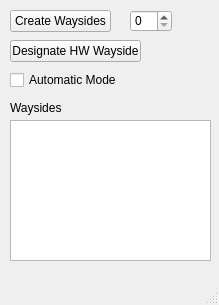
<?xml version="1.0" encoding="UTF-8"?>
<ui version="4.0">
 <class>SWTCInterface</class>
 <widget class="QMainWindow" name="SWTCInterface">
  <property name="geometry">
   <rect>
    <x>0</x>
    <y>0</y>
    <width>219</width>
    <height>305</height>
   </rect>
  </property>
  <property name="windowTitle">
   <string>SWTCInterface</string>
  </property>
  <widget class="QWidget" name="centralwidget">
   <widget class="QPushButton" name="DesignateHWWayside">
    <property name="geometry">
     <rect>
      <x>10</x>
      <y>40</y>
      <width>131</width>
      <height>22</height>
     </rect>
    </property>
    <property name="text">
     <string>Designate HW Wayside</string>
    </property>
   </widget>
   <widget class="QPushButton" name="CreateWaysides">
    <property name="geometry">
     <rect>
      <x>10</x>
      <y>10</y>
      <width>101</width>
      <height>22</height>
     </rect>
    </property>
    <property name="text">
     <string>Create Waysides</string>
    </property>
   </widget>
   <widget class="QSpinBox" name="WaysideNum">
    <property name="geometry">
     <rect>
      <x>130</x>
      <y>10</y>
      <width>42</width>
      <height>22</height>
     </rect>
    </property>
   </widget>
   <widget class="QListWidget" name="WaysideList">
    <property name="geometry">
     <rect>
      <x>10</x>
      <y>120</y>
      <width>201</width>
      <height>141</height>
     </rect>
    </property>
   </widget>
   <widget class="QLabel" name="label_13">
    <property name="geometry">
     <rect>
      <x>10</x>
      <y>100</y>
      <width>131</width>
      <height>16</height>
     </rect>
    </property>
    <property name="text">
     <string>Waysides</string>
    </property>
   </widget>
   <widget class="QCheckBox" name="autoMode">
    <property name="geometry">
     <rect>
      <x>10</x>
      <y>70</y>
      <width>111</width>
      <height>20</height>
     </rect>
    </property>
    <property name="text">
     <string>Automatic Mode</string>
    </property>
   </widget>
  </widget>
  <widget class="QMenuBar" name="menubar">
   <property name="geometry">
    <rect>
     <x>0</x>
     <y>0</y>
     <width>219</width>
     <height>21</height>
    </rect>
   </property>
  </widget>
  <widget class="QStatusBar" name="statusbar"/>
 </widget>
 <resources/>
 <connections/>
</ui>
